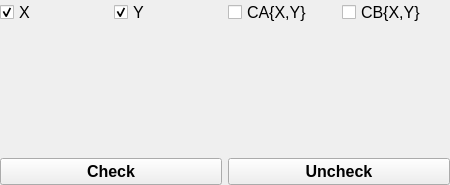
          <widget class="QWidget" name="tab_8">
           <attribute name="title">
            <string>Correctors</string>
           </attribute>
           <layout class="QGridLayout" name="gridLayout_22">
            <property name="leftMargin">
             <number>0</number>
            </property>
            <property name="topMargin">
             <number>0</number>
            </property>
            <property name="rightMargin">
             <number>0</number>
            </property>
            <property name="bottomMargin">
             <number>0</number>
            </property>
            <item row="2" column="0">
             <widget class="QWidget" name="w_cor" native="true">
              <property name="sizePolicy">
               <sizepolicy hsizetype="Expanding" vsizetype="Expanding">
                <horstretch>0</horstretch>
                <verstretch>0</verstretch>
               </sizepolicy>
              </property>
              <property name="minimumSize">
               <size>
                <width>450</width>
                <height>121</height>
               </size>
              </property>
              <property name="maximumSize">
               <size>
                <width>400</width>
                <height>16777215</height>
               </size>
              </property>
             </widget>
            </item>
            <item row="5" column="0">
             <layout class="QHBoxLayout" name="horizontalLayout_20">
              <item>
               <widget class="QPushButton" name="pb_check">
                <property name="minimumSize">
                 <size>
                  <width>0</width>
                  <height>20</height>
                 </size>
                </property>
                <property name="font">
                 <font>
                  <pointsize>12</pointsize>
                  <weight>75</weight>
                  <bold>true</bold>
                 </font>
                </property>
                <property name="text">
                 <string>Check</string>
                </property>
               </widget>
              </item>
              <item>
               <widget class="QPushButton" name="pb_uncheck">
                <property name="enabled">
                 <bool>true</bool>
                </property>
                <property name="minimumSize">
                 <size>
                  <width>0</width>
                  <height>20</height>
                 </size>
                </property>
                <property name="sizeIncrement">
                 <size>
                  <width>0</width>
                  <height>0</height>
                 </size>
                </property>
                <property name="font">
                 <font>
                  <pointsize>12</pointsize>
                  <weight>75</weight>
                  <bold>true</bold>
                 </font>
                </property>
                <property name="styleSheet">
                 <string notr="true"/>
                </property>
                <property name="text">
                 <string>Uncheck</string>
                </property>
               </widget>
              </item>
             </layout>
            </item>
            <item row="0" column="0">
             <layout class="QHBoxLayout" name="horizontalLayout_21">
              <item>
               <widget class="QCheckBox" name="cb_x_cors">
                <property name="font">
                 <font>
                  <pointsize>12</pointsize>
                 </font>
                </property>
                <property name="text">
                 <string>X</string>
                </property>
                <property name="checked">
                 <bool>true</bool>
                </property>
               </widget>
              </item>
              <item>
               <widget class="QCheckBox" name="cb_y_cors">
                <property name="font">
                 <font>
                  <pointsize>12</pointsize>
                 </font>
                </property>
                <property name="text">
                 <string>Y</string>
                </property>
                <property name="checked">
                 <bool>true</bool>
                </property>
               </widget>
              </item>
              <item>
               <widget class="QCheckBox" name="cb_caxy">
                <property name="font">
                 <font>
                  <pointsize>12</pointsize>
                 </font>
                </property>
                <property name="text">
                 <string>CA{X,Y}</string>
                </property>
                <property name="checked">
                 <bool>false</bool>
                </property>
               </widget>
              </item>
              <item>
               <widget class="QCheckBox" name="cb_cbxy">
                <property name="font">
                 <font>
                  <pointsize>12</pointsize>
                 </font>
                </property>
                <property name="text">
                 <string>CB{X,Y}</string>
                </property>
                <property name="checked">
                 <bool>false</bool>
                </property>
               </widget>
              </item>
             </layout>
            </item>
           </layout>
          </widget>
